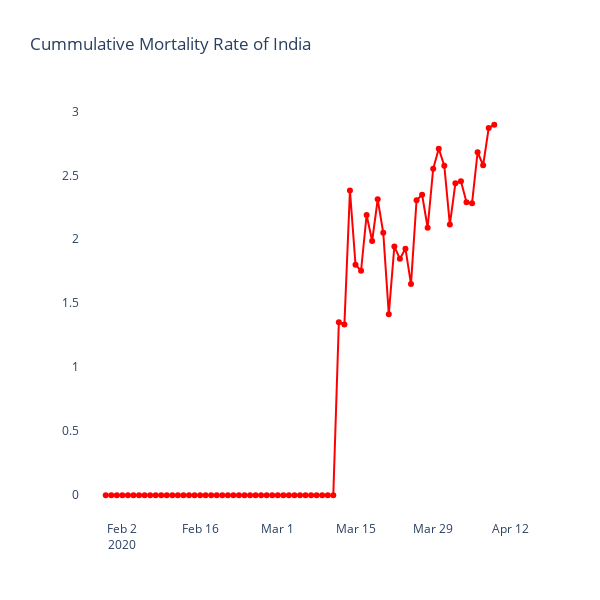

Write notebook code for a chart like this one.
### Code cell
fig = go.Figure()
fig.add_trace(go.Scatter(x=temp['Date'], y=temp['Mortality_rate(%)'],
                    mode='lines+markers',marker_color='red'))
fig.update_layout(title_text = 'Cummulative Mortality Rate of India')
fig.update_layout(plot_bgcolor='rgb(275, 270, 273)',width=600, height=600)
fig.show()
